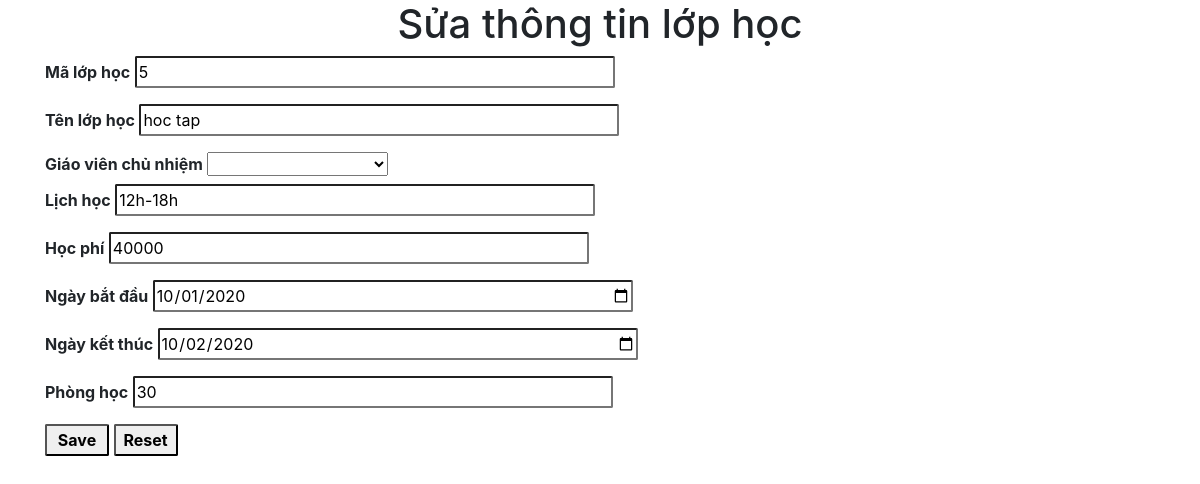
Screenshot of /1.BTTH/BTTH_4/kiemtragiuaki/edit.php?id=5 with the database file from the repository.
### tables this page shows
CREATE TABLE `lophoc` (
  `id` int(11) NOT NULL,
  `tenlophoc` varchar(255) NOT NULL,
  `giaovien` varchar(255) NOT NULL,
  `lichhoc` varchar(255) NOT NULL,
  `hocphi` int(11) NOT NULL,
  `ngaybatdau` date NOT NULL,
  `ngayketthuc` date NOT NULL,
  `phonghoc` int(11) NOT NULL
);

### 1.BTTH/BTTH_4/kiemtragiuaki/edit.php (the view, shortened to what this page needs)
<?php
    include('database/config.php');
    $class_id = $_GET['id'];
    $sql = "SELECT * FROM lophoc WHERE id ='$class_id'";
    $query = mysqli_query($conn, $sql);
    $row = mysqli_fetch_assoc($query);
?>
<!doctype html>
<html lang="en">
  <head>
    <link rel="stylesheet" href="https://stackpath.bootstrapcdn.com/bootstrap/4.3.1/css/bootstrap.min.css">
    <link rel="stylesheet" href="css/style.css">
  </head>
  <body>
    <h1>Sửa thông tin lớp học</h1>
    <div class="container">
      <form method="POST" action="xuliedit.php">
      <label for="id">Mã lớp học</label>
      <input type="text"  name="id" value="<?php echo $row['id'] ;?>"> <br>
      <label for="Name">Tên lớp học</label>
        <input type="text" class="name" name="tenlophoc" value="<?php echo $row['tenlophoc'] ; ?>">
        <br>
        <label for="gv">Giáo viên chủ nhiệm</label>
        <select id="giaovien" name="giaovien">
            <option value="<?php echo $row['giaovien'];?>"></option>
            <option value="Phan Thanh Bình">Phan Thanh Bình</option>
        </select> <br>
        <label for="lich">Lịch học</label>
        <input type="text" name="lichhoc" value="<?php echo $row['lichhoc'];?>"  > <br>
        <label for="hocphi">Học phí</label>
        <input type="text" name="hocphi"  value="<?php echo $row['hocphi'];?>" > <br>
        <label for="ngaybatdau">Ngày bắt đầu</label>
        <input type="date" name="ngaybatdau" value="<?php echo $row['ngaybatdau'] ; ?>"> <br>
        <label for="ngayketthuc">Ngày kết thúc</label>
        <input type="date" name="ngayketthuc" value="<?php echo $row['ngayketthuc'] ; ?>"> <br>
        <label for="phong">Phòng học</label>
        <input type="text" name="phonghoc" value="<?php echo $row['phonghoc'] ; ?>"> <br>
        <input type="submit" value="Save" class="save">
        <input  type="button" value="Reset" class="reset">
      </form>
    </div>
  </body>
</html>

### 1.BTTH/BTTH_4/kiemtragiuaki/css/style.css (style rules this page uses)
h1 { text-align: center; }
input { margin: 0 0 1rem 0; border-radius: 2px; width: 30rem; height: 2rem; }
.save , .reset { width: 4rem; height: 2rem; font-weight: bold; }
label { font-weight: bold; }

### rows the page displays
lophoc: id "5", tenlophoc "hoc tap", lichhoc "12h-18h", hocphi "40000", ngaybatdau "10/01/2020", ngayketthuc "10/02/2020", phonghoc "30"
